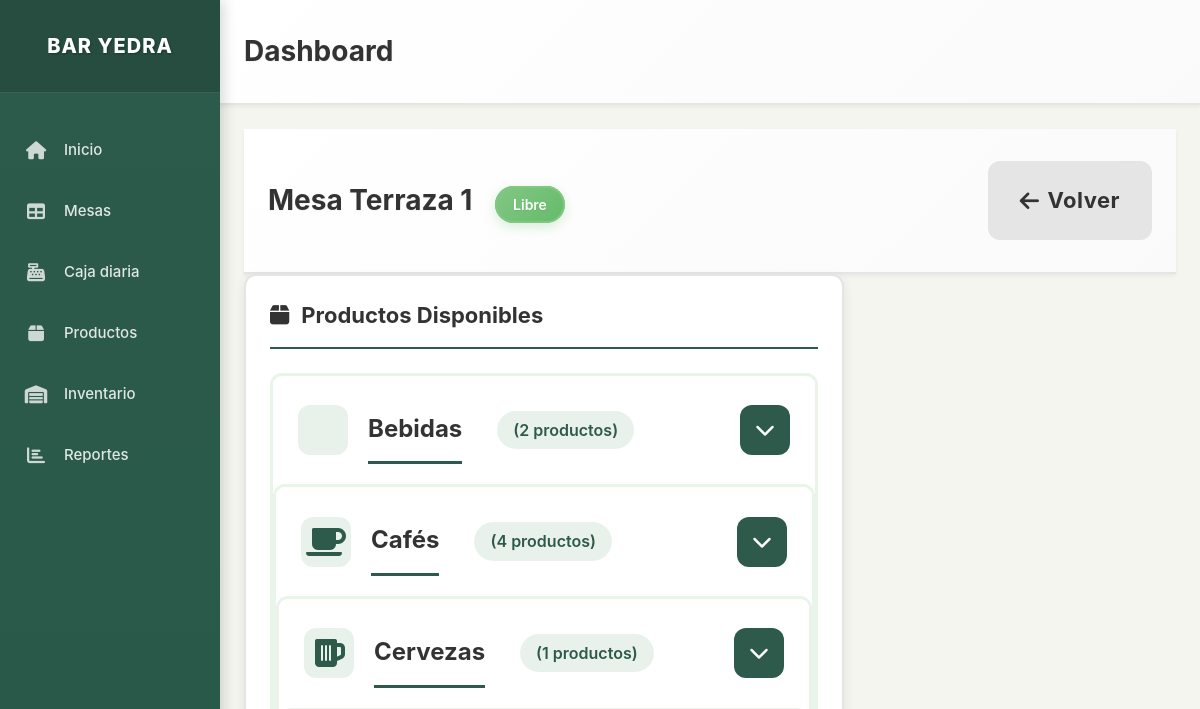
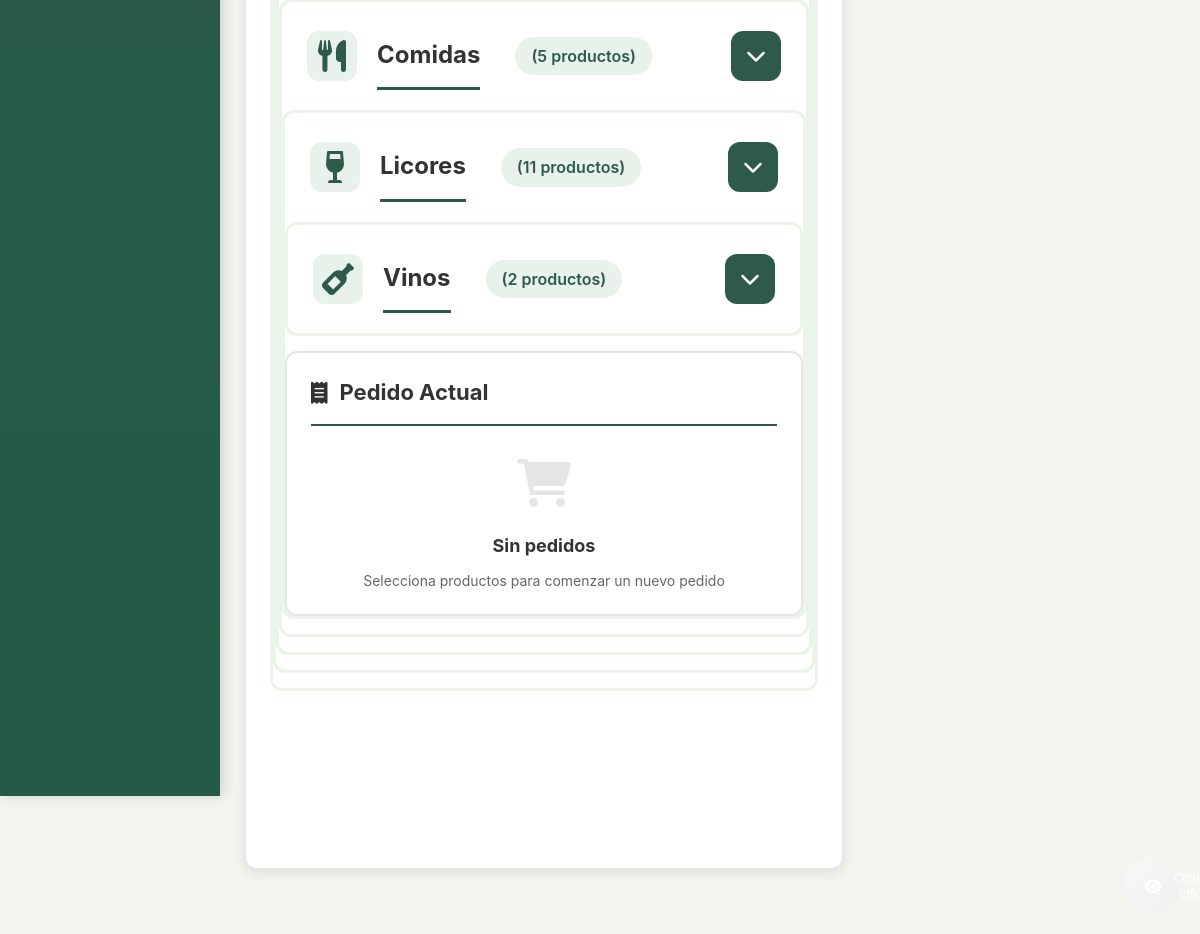
Before: /mesa/1 with the older database file (2 pictures, top to bottom).
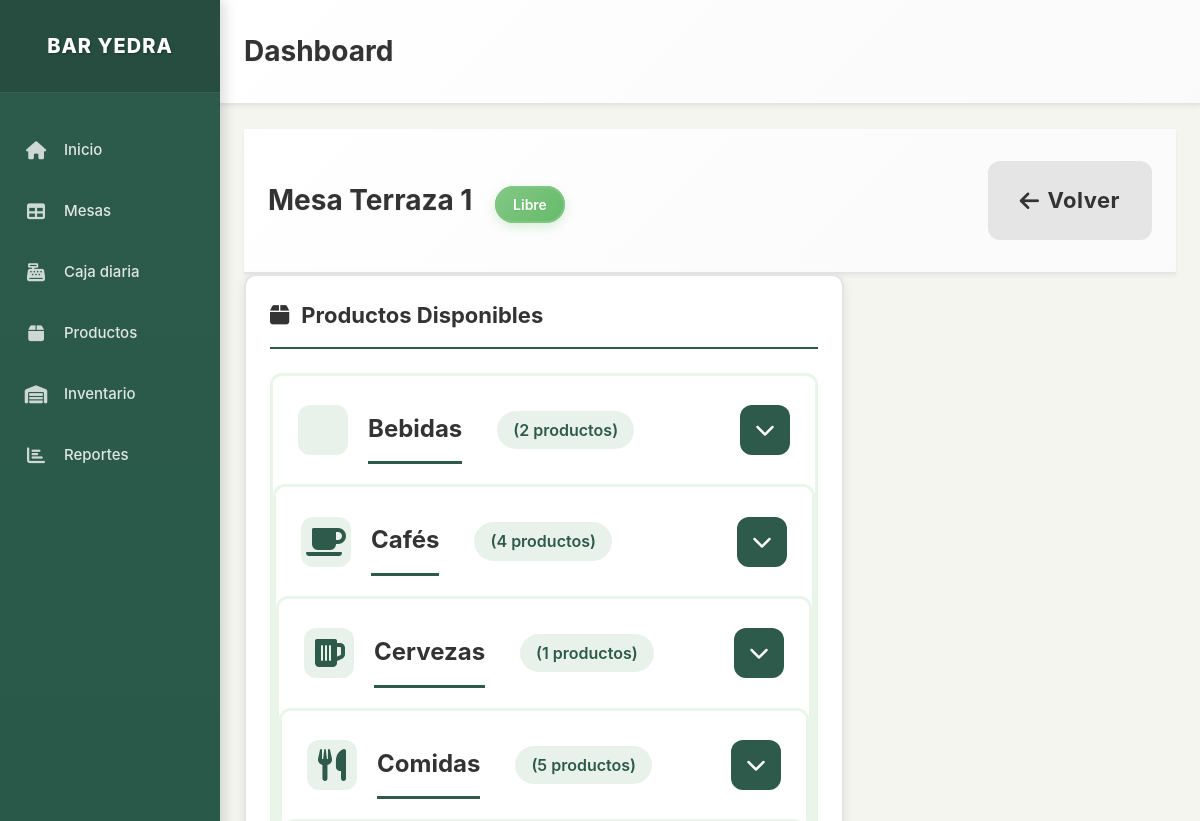
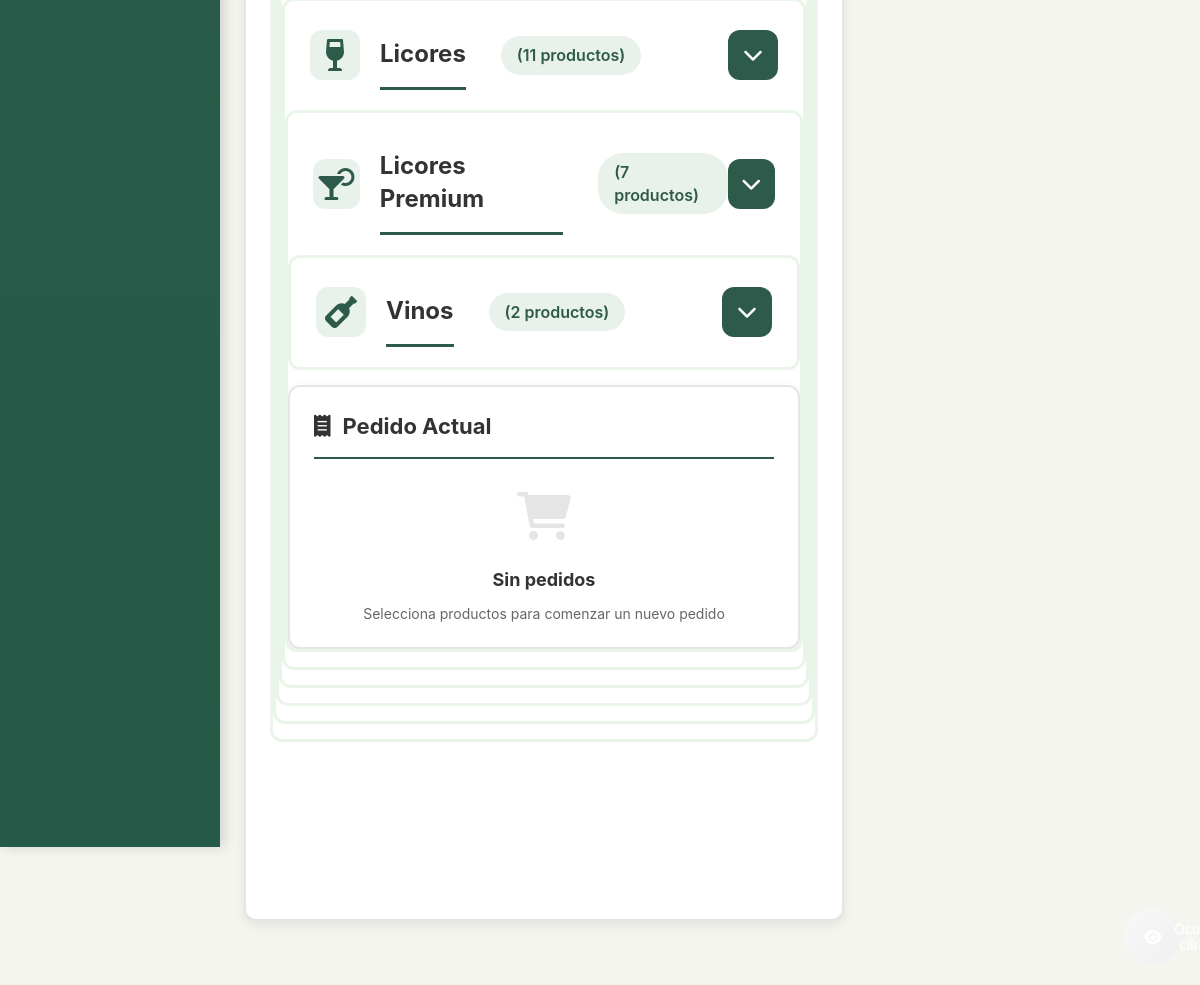
After: the same page with the newer database file (2 pictures, top to bottom).
### models.py (models this page shows, shortened)
class Mesa(db.Model):
    id = db.Column(db.Integer, primary_key=True)
    numero = db.Column(db.Integer, nullable=False)
    zona = db.Column(db.String(50), nullable=False)  # Terraza, Sala, Barra
    estado = db.Column(db.String(20), default='libre')  # libre, ocupada, pagada
    pedidos = db.relationship('Pedido', backref='mesa', lazy=True)

class Producto(db.Model):
    id = db.Column(db.Integer, primary_key=True)
    nombre = db.Column(db.String(100), nullable=False)
    precio = db.Column(db.Numeric(10, 2), nullable=False)
    categoria = db.Column(db.String(50), nullable=False, default='General')
    foto_url = db.Column(db.String(255), nullable=True)
    descripcion = db.Column(db.Text, nullable=True)
    activo = db.Column(db.Boolean, default=True)
    orden = db.Column(db.Integer, default=0)  # Para ordenar productos en la interfaz
    stock_actual = db.Column(db.Integer, default=0)  # Cantidad actual en stock
    stock_minimo = db.Column(db.Integer, default=5)  # Alerta cuando llegue a este nivel
    unidad_medida = db.Column(db.String(20), default='unidad')  # unidad, litro, kg, etc.
    fecha_actualizacion = db.Column(db.DateTime, default=datetime.utcnow)

### app.py (the view)
@app.route('/mesa/<int:mesa_id>')
def table_detail(mesa_id):
    mesa = Mesa.query.get_or_404(mesa_id)
    productos = Producto.query.filter_by(activo=True).order_by(Producto.categoria, Producto.orden, Producto.nombre).all()
    productos_por_categoria = {}
    productos_dict = {}
    for producto in productos:
        if producto.categoria not in productos_por_categoria:
            productos_por_categoria[producto.categoria] = []
        productos_por_categoria[producto.categoria].append(producto)
        productos_dict[producto.id] = producto
    pedido_actual = Pedido.query.filter_by(mesa_id=mesa_id, estado='abierto').first()
    return render_template('table_detail.html',
                         mesa=mesa,
                         productos_por_categoria=productos_por_categoria,
                         productos_dict=productos_dict,
                         pedido_actual=pedido_actual)

### templates/table_detail.html (shortened to what this page needs)
{% extends "layout.html" %}
{% block content %}
<div class="content-header">
    <h1 class="page-title">
        Mesa {{ mesa.zona }} {{ mesa.numero }}
        <span class="table-status-badge table-{{ mesa.estado }}">{{ mesa.estado|title }}</span>
    </h1>
    <div class="table-actions">
        <a href="{{ url_for('index') }}" class="btn btn-secondary btn-lg touch-friendly">
            <i class="fas fa-arrow-left"></i> Volver
        </a>
    </div>
</div>
<div class="table-detail-layout">
    <div class="products-panel">
        <h2 class="panel-title">
            <i class="fas fa-box"></i> Productos Disponibles
        </h2>
        {% for categoria, productos in productos_por_categoria.items() %}
        <div class="category-box" data-categoria="{{ categoria }}">
            <div class="category-header-clickable" onclick="toggleCategory('{{ categoria }}')">
                <div class="category-info">
                    <i class="fas fa-{% if categoria == 'Cafés' %}coffee{% elif categoria == 'Licores' %}wine-glass{% elif categoria == 'Licores Premium' %}cocktail{% elif categoria == 'Bebidas' %}glass-water{% elif categoria == 'Cervezas' %}beer{% elif categoria == 'Vinos' %}wine-bottle{% elif categoria == 'Comidas' %}utensils{% else %}box{% endif %}"></i>
                    <h3 class="category-title">{{ categoria }}</h3>
                    <span class="product-count">({{ productos|length }} productos)</span>
                </div>
                <div class="category-arrow">
                    <i class="fas fa-chevron-down"></i>
                </div>
            </div>
        {% endfor %}
    </div>
    <div class="order-panel">
        <h2 class="panel-title">
            <i class="fas fa-receipt"></i> Pedido Actual
        </h2>
        {% if pedido_actual and pedido_actual.total > 0 %}
            <div class="current-order">
                <div class="order-summary">
                    <div class="summary-row total-row">
                        <span class="summary-label">Total del Pedido:</span>
                        <span class="summary-value">€{{ "%.2f"|format(pedido_actual.total) }}</span>
                    </div>
                    <div class="summary-info">
                        <small>{{ pedido_actual.fecha_creacion.strftime('%H:%M') if pedido_actual.fecha_creacion else 'Ahora' }}</small>
                    </div>
                </div>
                <div class="order-actions">
                    <button class="btn btn-warning btn-lg touch-friendly full-width" onclick="closeOrder({{ mesa.id }})">
                        <i class="fas fa-check"></i> Cerrar Pedido (Mesa Lista para Pagar)
                    </button>
                </div>
            </div>
        {% else %}
            <div class="empty-order">
                <div class="empty-icon">
                    <i class="fas fa-shopping-cart"></i>
                </div>
                <h3>Sin pedidos</h3>
                <p>Selecciona productos para comenzar un nuevo pedido</p>
            </div>
        {% endif %}
    </div>
</div>
{% endblock %}

### templates/layout.html (shortened to what this page needs)
<!DOCTYPE html>
<html lang="es">
<head>
    <link href="https://cdnjs.cloudflare.com/ajax/libs/font-awesome/6.0.0/css/all.min.css" rel="stylesheet">
    <link href="{{ url_for('static', filename='css/style.css') }}" rel="stylesheet">
</head>
<body>
    <div class="app-layout">
        <aside class="sidebar">
            <div class="sidebar-header">
                <a class="sidebar-brand" href="{{ url_for('index') }}">
                    BAR YEDRA
                </a>
            </div>
            <nav>
                <ul class="sidebar-nav">
                    <li>
                        <a class="nav-link" href="{{ url_for('index') }}">
                            <i class="fas fa-home"></i>
                            Inicio
                        </a>
                    </li>
                    <li>
                        <a class="nav-link" href="{{ url_for('index') }}">
                            <i class="fas fa-table"></i>
                            Mesas
                        </a>
                    </li>
                    <li>
                        <a class="nav-link" href="{{ url_for('cash_register') }}">
                            <i class="fas fa-cash-register"></i>
                            Caja diaria
                        </a>
                    </li>
                    <li>
                        <a class="nav-link" href="{{ url_for('products') }}">
                            <i class="fas fa-box"></i>
                            Productos
                        </a>
                    </li>
                    <li>
                        <a class="nav-link" href="{{ url_for('inventory') }}">
                            <i class="fas fa-warehouse"></i>
                            Inventario
                        </a>
                    </li>
                    <li>
                        <a class="nav-link" href="{{ url_for('reports') }}">
                            <i class="fas fa-chart-bar"></i>
                            Reportes
                        </a>
                    </li>
                </ul>
            </nav>
        </aside>
        <main class="main-content">
            <header class="content-header">
                <h1 class="page-title">{% block page_title %}Dashboard{% endblock %}</h1>
                <button class="privacy-toggle" onclick="togglePrivacy()" id="privacy-btn">
                    <i class="fas fa-eye" id="privacy-icon"></i>
                </button>
            </header>
            <div class="content-container">
                {% block content %}{% endblock %}
            </div>
        </main>
    </div>
</body>
</html>

Changed rows visible on the page:
now on this page (row edited): Producto: categoria "Licores Premium", productos "7"
